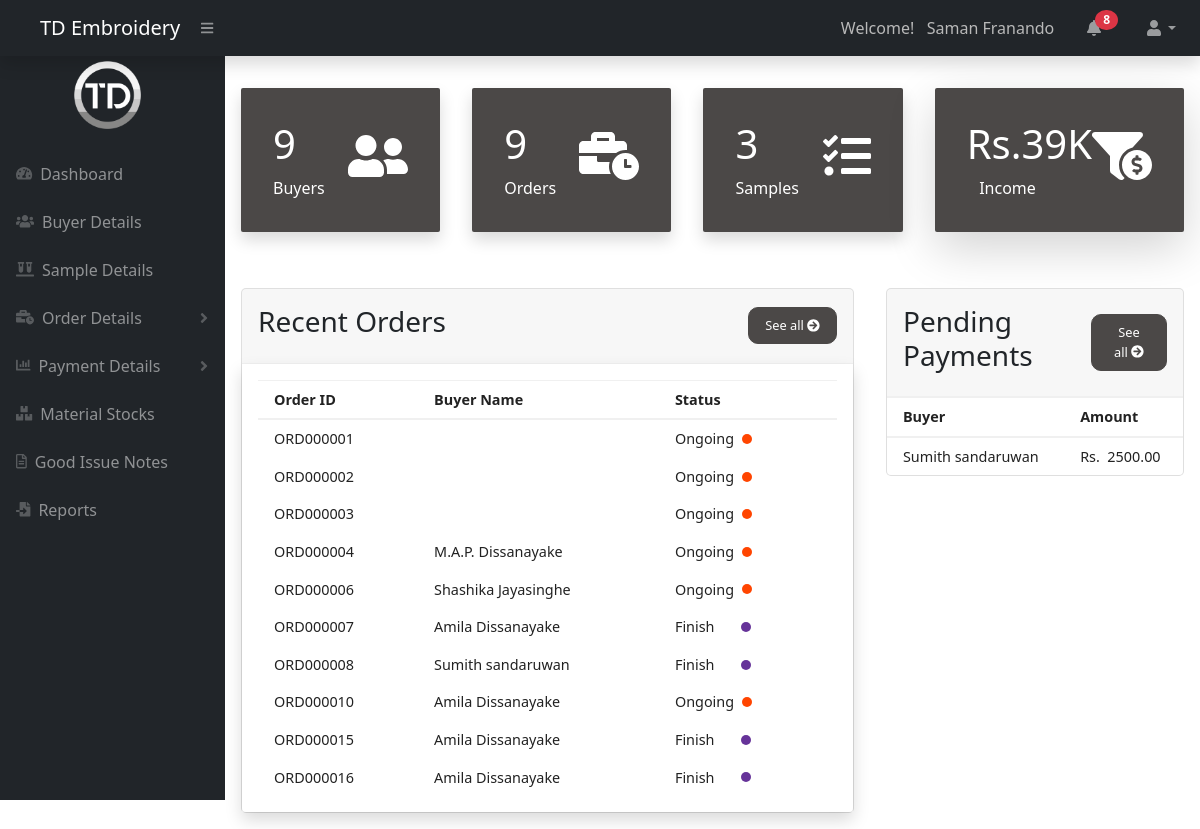
/dashboard_admin.php (signed in), run on the app's committed database.
### tables this page shows
CREATE TABLE `orderdetails` (
  `InternalId` int(11) NOT NULL,
  `OrderId` varchar(10) NOT NULL,
  `OrderDate` date NOT NULL,
  `BuyerID` varchar(10) NOT NULL,
  `OrderDescription` text NOT NULL,
  `Cost` decimal(10,2) NOT NULL,
  `StyleNo` varchar(20) NOT NULL,
  `BundleNumber` varchar(20) NOT NULL,
  `Qty` int(20) NOT NULL,
  `Ordermaterial` text NOT NULL,
  `Artwork` varchar(255) NOT NULL,
  `Remarks` text NOT NULL,
  `Status` varchar(10) NOT NULL,
  `RecordeStatus` varchar(8) NOT NULL
);

CREATE TABLE `buyerdetails` (
  `InternalId` int(10) NOT NULL,
  `BuyerID` varchar(10) NOT NULL,
  `Title` varchar(5) NOT NULL,
  `BuyerName` varchar(255) NOT NULL,
  `NIC_BRNo` varchar(15) NOT NULL,
  `Address` text NOT NULL,
  `Email` varchar(255) NOT NULL,
  `Telephone` int(10) NOT NULL,
  `Mobile` int(10) NOT NULL,
  `FaxNo` int(10) NOT NULL,
  `Website` varchar(100) NOT NULL,
  `ContactPersonName` varchar(100) NOT NULL,
  `ContactPersonNumber` int(10) NOT NULL,
  `RegisteredDate` date NOT NULL,
  `LastOrderDate` date NOT NULL,
  `TotalOrder` int(50) NOT NULL,
  `PendingPayments` int(50) NOT NULL,
  `UseStstus` varchar(8) NOT NULL
);

CREATE TABLE `payment_details` (
  `InternalId` int(11) NOT NULL,
  `BuyerID` varchar(10) NOT NULL,
  `Paid_Total` decimal(10,2) NOT NULL,
  `Invoice_total` decimal(10,2) NOT NULL,
  `BalancePayment` decimal(10,2) NOT NULL,
  `RecordStatus` varchar(10) NOT NULL
);

### dashboard_admin.php (the view)
<?php
include './header.php';
include './db_connection.php';
?>
<div class="cards sh ">
    <a href="<?php echo site_url; ?>buyers/buyers_details_admin.php"> <div class="card-single shadow actives3">
            <div>
                <h1><?php
                    $sql = "SELECT  COUNT(InternalId) FROM buyerdetails  WHERE UseStstus = 'Active'";
                    $result = $conn->query($sql);
                    $count = mysqli_fetch_array($result);
                    echo $count['0'];
                    ?></h1>
                <span>Buyers</span>
            </div>
            <div>
                <span ><i class="fas fa-user-friends"></i></span>
            </div>
        </div>
    </a>
    <a href="<?php echo site_url; ?>orders/order_details.php">  <div class="card-single shadow actives3">
            <div>
                <h1><?php
                    $sql = "SELECT  COUNT(InternalId) FROM orderdetails WHERE RecordeStatus = 'Active'";
                    $result = $conn->query($sql);
                    $count = mysqli_fetch_array($result);
                    echo $count['0'];
                    ?></h1>
                <span>Orders</span>
            </div>
            <div>
                <span><i class="fas fa-business-time"></i></span>
            </div>
        </div>
    </a>
    <a href="<?php echo site_url; ?>sample_details/sample_details.php"> <div class="card-single shadow actives3">
            <div>
                <h1><?php
                    $sql = "SELECT  COUNT(InternalIdS) FROM samples WHERE RecordeStatus = 'Active'";
                    $result = $conn->query($sql);
                    $count = mysqli_fetch_array($result);
                    echo $count['0'];
                    ?></h1>
                <span>Samples</span>
            </div>
            <div>
                <span ><i class="fas fa-tasks"></i></span>
            </div>
        </div>
    </a>
    <a href="<?php echo site_url; ?>invoice/invoice.php">
        <div class="card-single shadow-lg actives3">
            <div>
                <h1>Rs.<?php
                    $sql = "SELECT SUM(TotalAmount) FROM invoice";
                    $result = $conn->query($sql);
                    $sum = mysqli_fetch_array($result);
                    $sum2 = $sum['0'];
                    $sum2 = $sum2/1000;
                    $sum2 = number_format($sum2);
                    echo $sum2."K";
                    ?></h1>&nbsp;
                &nbsp;<span>Income</span>
            </div>
            <div>
                <span><i class="fas fa-funnel-dollar"></i></span>
            </div>
        </div>
    </a>
</div>
<div class="recent-grid">
    <div class="project">
        <div class="card">
            <div class="card-header">
                <h3>Recent Orders</h3>
                <a href="<?php echo site_url; ?>orders/order_details.php"> <button>See all <span><i class="fas fa-arrow-circle-right"></i>
                        </span></button></a>
            </div>
            <div class="card-body shadow">
                <div class="table-responsive">
                    <?php
                    $Status1 = "Finish";
                    $Status2 = "Ongoing";
                    $sql3 = "SELECT * FROM orderdetails LEFT JOIN buyerdetails ON  buyerdetails.BuyerID =  orderdetails.BuyerID WHERE Status ='$Status1' OR Status ='$Status2' AND RecordeStatus = 'Active' ";
                    $result = $conn->query($sql3);
                    ?>
                    <table width="100%" id="table_id" class="display">
                        <thead>
                            <tr>
                                <td>Order ID</td>
                                <td>Buyer Name</td>
                                <td>Status</td>
                            </tr>
                        </thead>
                        <tbody>
                            <?php
                            if ($result->num_rows > 0) {
                                while ($row = $result->fetch_assoc()) {
                                    ?>
                                    <?php
                                    if ($row['Status'] == $Status1) {
                                        echo "<tr>";
                                        echo "<td>";
                                        echo $row['OrderId'];
                                        echo "</td>";
                                        echo "<td>";
                                        echo $row['BuyerName'];
                                        echo "</td>";
                                        echo "<td>";
                                        echo $row['Status'];
                                        echo '&nbsp;&nbsp;&nbsp;&nbsp;&nbsp;&nbsp;&nbsp;<span class="';
                                        echo "status purple";
                                        echo '"></span>';
                                        echo "</td>";
                                        echo "</tr>";
                                    } else {
                                        echo "<tr>";
                                        echo "<td>";
                                        echo $row['OrderId'];
                                        echo "</td>";
                                        echo "<td>";
                                        echo $row['BuyerName'];
                                        echo "</td>";
                                        echo "<td>";
                                        echo $row['Status'];
                                        echo '&nbsp;&nbsp;<span class="';
                                        echo "status orange";
                                        echo '"></span>';
                                        echo "</td>";
                                        echo "</tr>";
                                    }
                                    ?>
                                    <?php
                                }
                            }
                            ?>
                        </tbody>
                    </table>
                </div>
            </div>
        </div>
    </div>
    <?php
    if ($userRole == "Admin") {
        echo '<div class="customers ">
        <div class="card ">
            <div class="card-header">
                <h3>Pending Payments</h3>
                <button>See all<span>&nbsp;<i class="fas fa-arrow-circle-right"></i>
                    </span></button>
            </div>
            <div class="table-responsive">';
        ?>
        <?php
        $sql3 = "SELECT * FROM payment_details LEFT JOIN buyerdetails ON  buyerdetails.BuyerID =  payment_details.BuyerID";
        $result = $conn->query($sql3);
        ?>
        <?php
        echo '<table width="100%">
                    <thead>
                        <tr>
                            <td>Buyer</td>
                            <td>Amount</td>
                        </tr>
                    </thead>
                    <tbody>';
        ?>
        <?php
        if ($result->num_rows > 0) {
            while ($row = $result->fetch_assoc()) {
                $Paid_Total = $row['Paid_Total'];
                $Invoice_total = $row['Invoice_total'];
                $BalancePayment = $Invoice_total - $Paid_Total;
                ?>
                <?php
                if ($BalancePayment > 0) {
                    echo "<tr>";
                    echo "<td>";
                    echo $row['BuyerName'];
                    echo "</td>";
                    echo "<td>Rs. &nbsp;";
                    echo number_format((float) $BalancePayment, 2, '.', '');
                    echo "</td>";
                    echo "</tr>";
                }
                ?>
                <?php
            }
        }
        echo '</tbody>
</table>
</div>
</div>
</div>
</div>
</div>';
    }
    ?>
    <?php
    include './footer.php';
    ?>

### data on the page
orderdetails: OrderId "ORD000001", Status "Ongoing"
orderdetails: OrderId "ORD000002", Status "Ongoing"
orderdetails: OrderId "ORD000003", Status "Ongoing"
orderdetails: OrderId "ORD000004", BuyerID.BuyerName "M.A.P. Dissanayake", Status "Ongoing"
orderdetails: OrderId "ORD000006", BuyerID.BuyerName "Shashika Jayasinghe", Status "Ongoing"
orderdetails: OrderId "ORD000007", BuyerID.BuyerName "Amila Dissanayake", Status "Finish"
orderdetails: OrderId "ORD000008", BuyerID.BuyerName "Sumith sandaruwan", Status "Finish"
orderdetails: OrderId "ORD000010", BuyerID.BuyerName "Amila Dissanayake", Status "Ongoing"
orderdetails: OrderId "ORD000015", BuyerID.BuyerName "Amila Dissanayake", Status "Finish"
orderdetails: OrderId "ORD000016", BuyerID.BuyerName "Amila Dissanayake", Status "Finish"
payment_details: BuyerID.BuyerName "Sumith sandaruwan", Paid_Total "2500.00"

### other printed values
$_SESSION['FirstName'] "Saman"
$_SESSION['LastName'] "Franando"
$notificationCount['0'] "8"
$count['0'] "9"
$count['0'] "3"
$sum2 "39"
